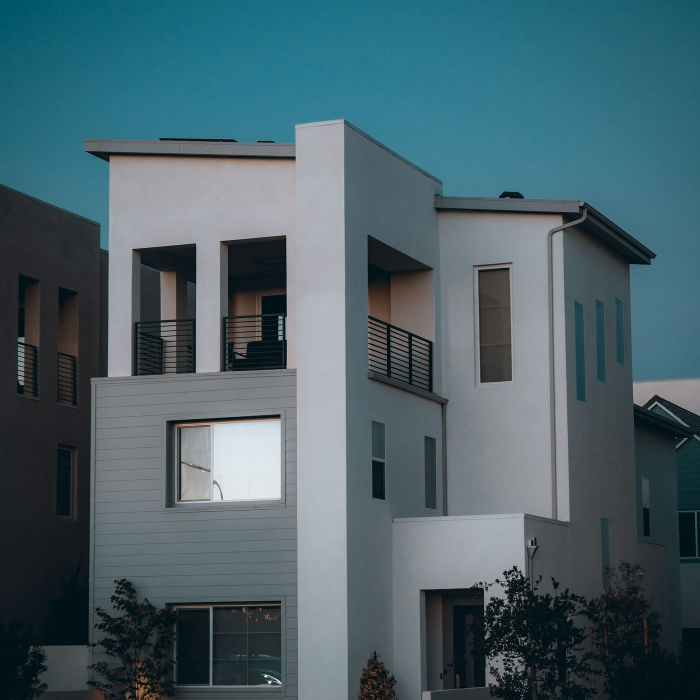
#> input picture assets/img/web/hero-casa.jpg, 1400 x 1400 px, found by its file name (shown at 1/2 size)
$ python descargar-fotos.py
#> lines starting #> are read from the running program, lines starting #| are printed output that depends on the picture
"""Descarga las fotos de stock (Unsplash, ver CREDITOS-IMAGENES.md) y las deja en
assets/img/web/ como JPG de respaldo + WebP del mismo ancho + WebP de 800 px para el srcset.

    python herramientas/descargar-fotos.py [carpeta_de_descargas]

Necesita Pillow. Las descargas originales quedan en la carpeta indicada (por defecto,
fotos-originales/, que no se sube). Para cambiar una foto: cambia su fila en FOTOS,
actualiza CREDITOS-IMAGENES.md y los width/height del HTML con las medidas que imprime."""
import sys, os, urllib.request
from PIL import Image

raiz = os.path.join(os.path.dirname(os.path.abspath(__file__)), "..")
desc = sys.argv[1] if len(sys.argv) > 1 else os.path.join(raiz, "fotos-originales")
out = os.path.join(raiz, "assets", "img", "web")
os.makedirs(desc, exist_ok=True)

# nombre, id de Unsplash, archivo en el CDN, ancho máximo, recorte: None o "square:<y0>" (cuadrado que empieza a esa fracción del alto)
FOTOS = [
    ("hero-casa", "t4FMbSdmeR0", "photo-1657346088167-b982455bf29a", 1400, "square:0.14"),
    ("estudio-bocetos", "Veee7A3x80Y", "photo-1649688066830-a0cf04d1bc41", 1100, None),
    ("materioteca", "iD_BTPT0yb8", "photo-1752321532730-ed24a51e7b3f", 2000, None),
    ("residencia-1", "1iiFe6dFQ_M", "photo-1760067537064-b3a93d6e4bc2", 1300, None),
    ("residencia-2", "LtlBlCal4Fw", "photo-1760067537639-0fb475c87657", 1600, None),
    ("residencia-3", "5BzyDJqp0c4", "photo-1760067538299-3f58e7a99fc5", 1600, None),
    ("residencia-4", "IP0iPi0vB5w", "photo-1760067538241-33a8694d9e23", 1600, None),
    ("residencia-5", "RIbx4WEQ0rg", "photo-1760067537540-cc36c1700d7e", 1600, None),
    ("residencia-6", "NSQMSkMOtc0", "photo-1760067537831-be00701e14fb", 1300, None),
    ("casa-mar", "RkQrl-toscw", "photo-1793891703775-1917fee884e5", 1800, None),
    ("casa-nogal", "JxCRZNW3Ye4", "photo-1787539386490-4eeca293c066", 1600, None),
    ("casa-ceiba", "7xA4Pe7sWLY", "photo-1776935359455-94263068537c", 1300, None),
    ("sala-oscura", "nDfB_rvJgiU", "photo-1778731660266-267032b97c65", 1300, None),
    ("alisio-1", "e7tWGuFhLu8", "photo-1793890779992-19a9834e4c3e", 1440, None),
    ("alisio-2", "PKLS3jz7nLQ", "photo-1793891546359-0966baa772bd", 1440, None),
    ("alisio-3", "7GgYEP1JB-w", "photo-1793891546432-94282b496829", 1440, None),
    ("alisio-4", "QxFiPlLhL6g", "photo-1793890941640-a86247355b37", 1800, None),
    ("alisio-5", "5qXxNLpRb4Y", "photo-1793891546186-e5d269171669", 1440, None),
    ("alisio-6", "0CQx_ytDW1E", "photo-1793891362534-eb5a2798db61", 1440, None),
    ("alisio-7", "gEyRhpu-wWs", "photo-1793891546350-9b3acdf35b1c", 1440, None),
    ("alisio-8", "6mniw4I8IaE", "photo-1793891703831-3aea75f28aed", 1440, None),
]

medidas = {}
for nombre, corto, archivo, ancho, recorte in FOTOS:
    origen = os.path.join(desc, f"{nombre}.jpg")
    if not os.path.exists(origen):
        url = f"https://images.unsplash.com/{archivo}?w=2400&q=90&fm=jpg"
        req = urllib.request.Request(url, headers={"User-Agent": "Mozilla/5.0"})
        open(origen, "wb").write(urllib.request.urlopen(req, timeout=60).read())
    im = Image.open(origen).convert("RGB")
#> im is the input picture: PIL image 1400x1400 RGB; mean R, G, B 74, 97.9, 106.5
    if recorte and recorte.startswith("square:"):
        y0 = float(recorte.split(":")[1])
        w, h = im.size
#> w = 1400; h = 1400
        lado = min(w, h)
#> lado = 1400
        top = int(h * y0) if h > w else 0
#> top = 0
        left = (w - lado) // 2 if w > h else 0
#> left = 0
        im = im.crop((left, top, left + lado, top + lado))
    if im.width > ancho:
        im = im.resize((ancho, round(im.height * ancho / im.width)), Image.LANCZOS)
    base = os.path.join(out, nombre)
    im.save(base + ".jpg", quality=78, optimize=True, progressive=True)
    im.save(base + ".webp", quality=74, method=6)
    chica = im.resize((800, round(im.height * 800 / im.width)), Image.LANCZOS) if im.width > 800 else im
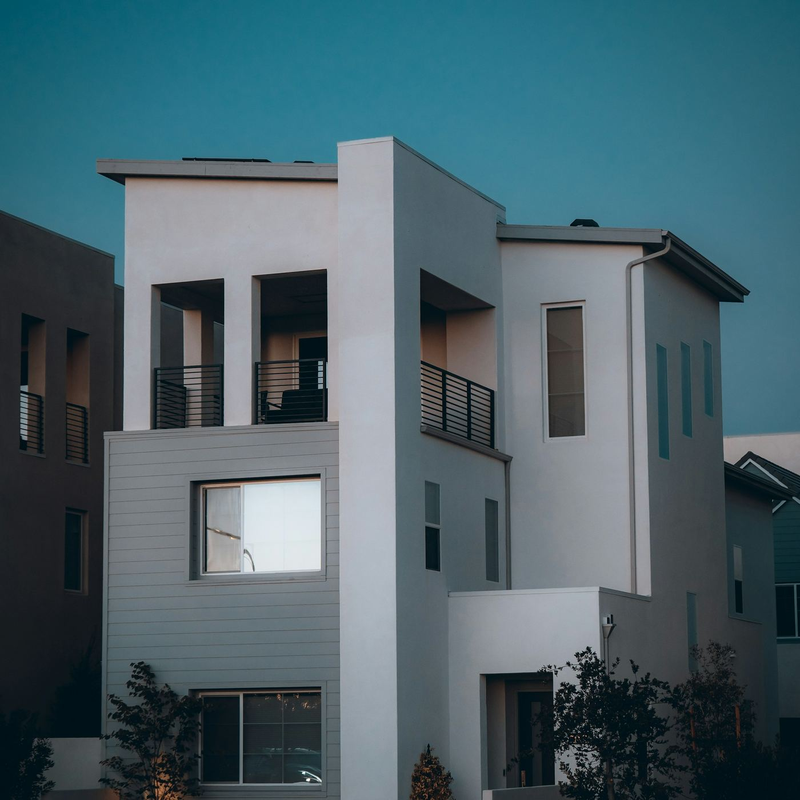
#> chica: PIL image 800x800 RGB; mean R, G, B 74, 97.9, 106.5
    chica.save(base + "-800.webp", quality=72, method=6)
    medidas[nombre] = [im.width, im.height]
    kb = lambda p: round(os.path.getsize(p) / 1024)
    print(f"{nombre}: {im.width}x{im.height} jpg {kb(base+'.jpg')} KB · webp {kb(base+'.webp')} · 800 {kb(base+'-800.webp')}")
#| hero-casa: 1400x1400 jpg 136 KB · webp 55 · 800 22
#> pass 2 of the loop `for nombre, corto, archivo, ancho, recorte in FOTOS:`:
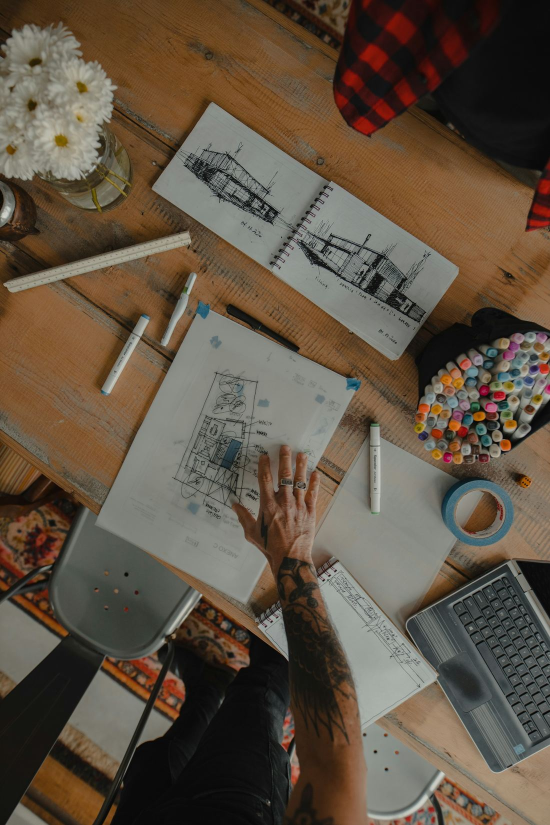
#> input picture assets/img/web/estudio-bocetos.jpg, 1100 x 1650 px, found by its file name (shown at 1/2 size)
#> im is the input picture: PIL image 1100x1650 RGB; mean R, G, B 96.2, 82.9, 67.7
#> `chica = im.resize((800, round(im.height * 800 / im.width)), Image.LANC..`:
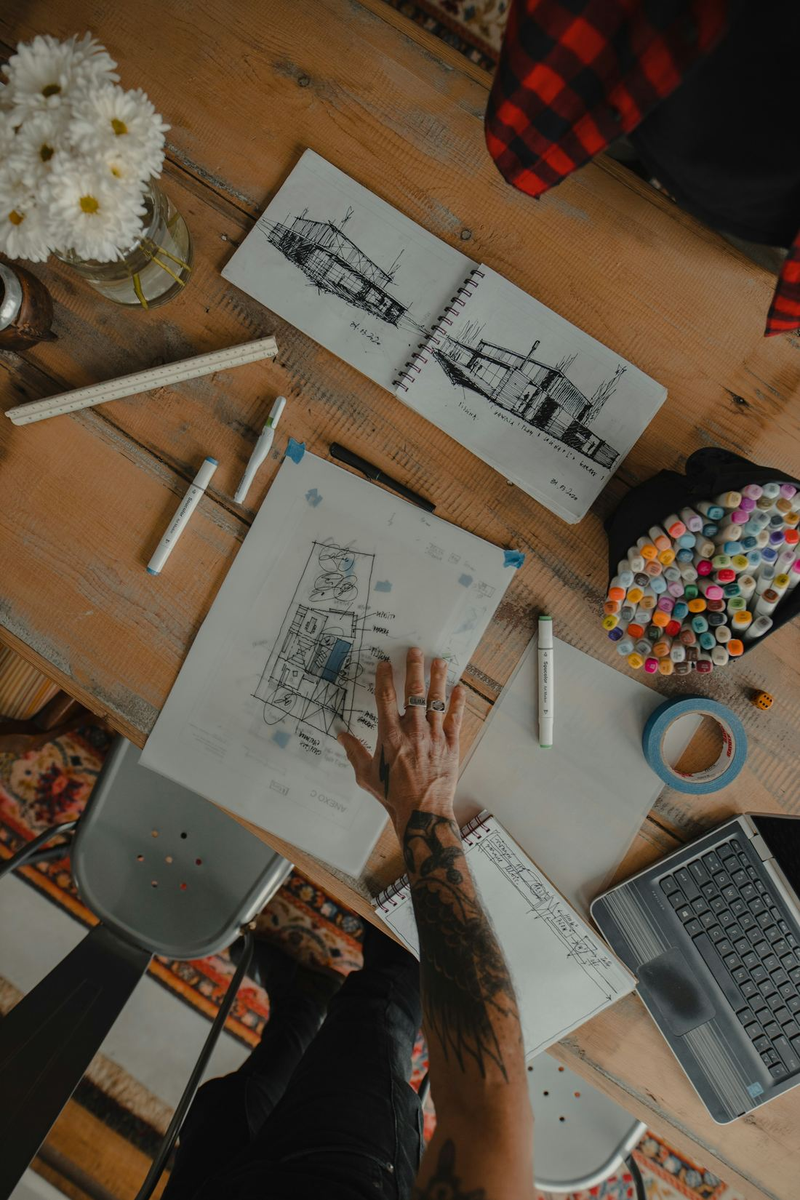
#> chica: PIL image 800x1200 RGB; mean R, G, B 96.2, 82.9, 67.7
#| estudio-bocetos: 1100x1650 jpg 228 KB · webp 122 · 800 70
#> pass 3 of the loop `for nombre, corto, archivo, ancho, recorte in FOTOS:`:
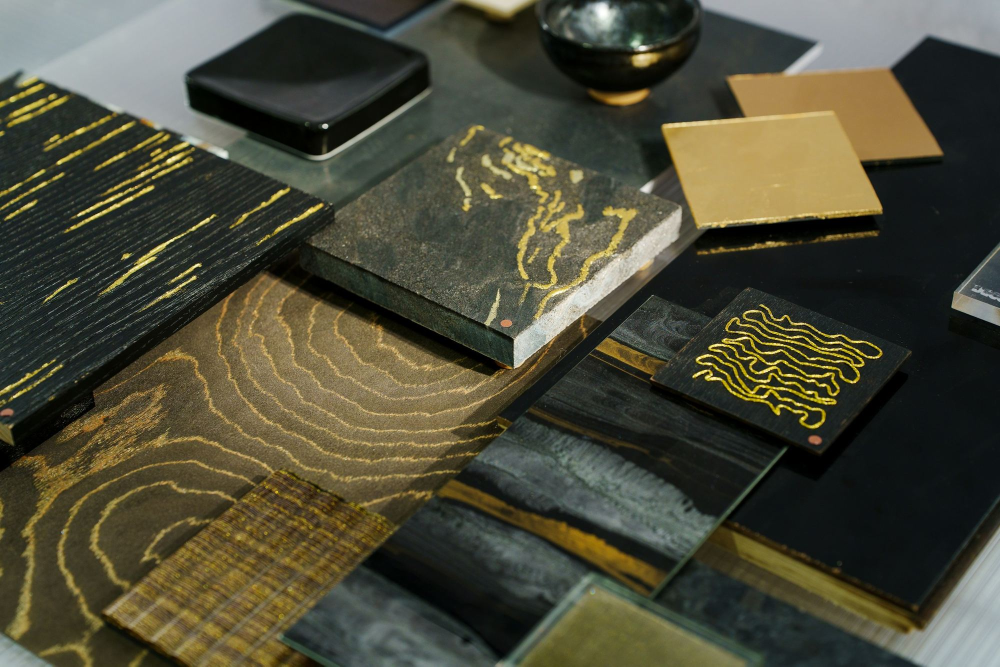
#> input picture assets/img/web/materioteca.jpg, 2000 x 1333 px, found by its file name (shown at 1/2 size)
#> im is the input picture: PIL image 2000x1333 RGB; mean R, G, B 76.3, 74.8, 56.5
#> `chica = im.resize((800, round(im.height * 800 / im.width)), Image.LANC..`:
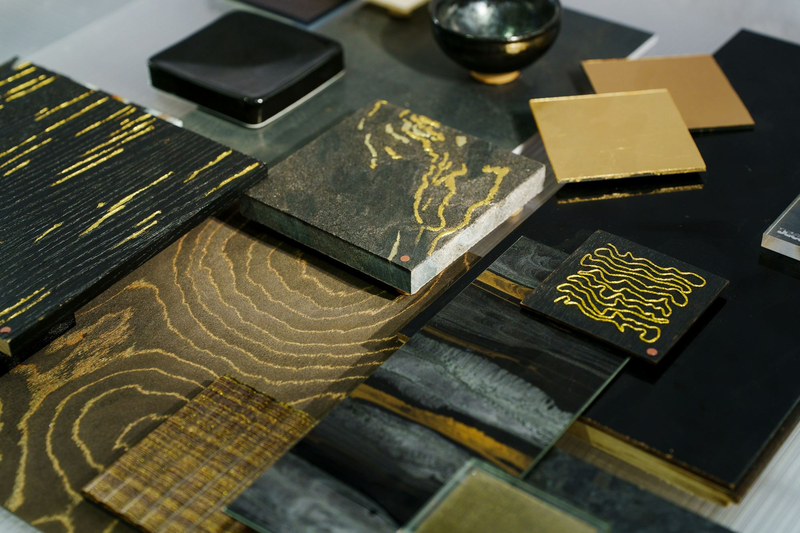
#> chica: PIL image 800x533 RGB; mean R, G, B 76.3, 74.8, 56.5
#| materioteca: 2000x1333 jpg 315 KB · webp 179 · 800 41
#> (the run stopped early here; a loop or call above may not have finished)
